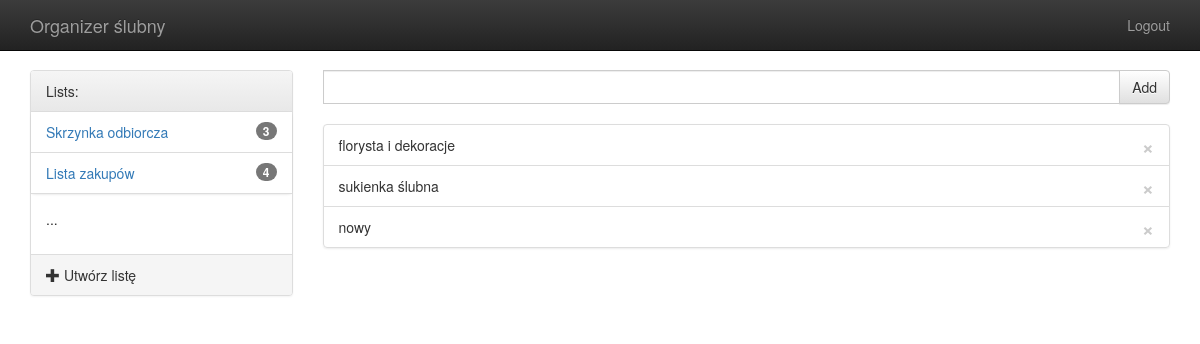
/ui/home (signed in), run on an earlier commit of the app's database.
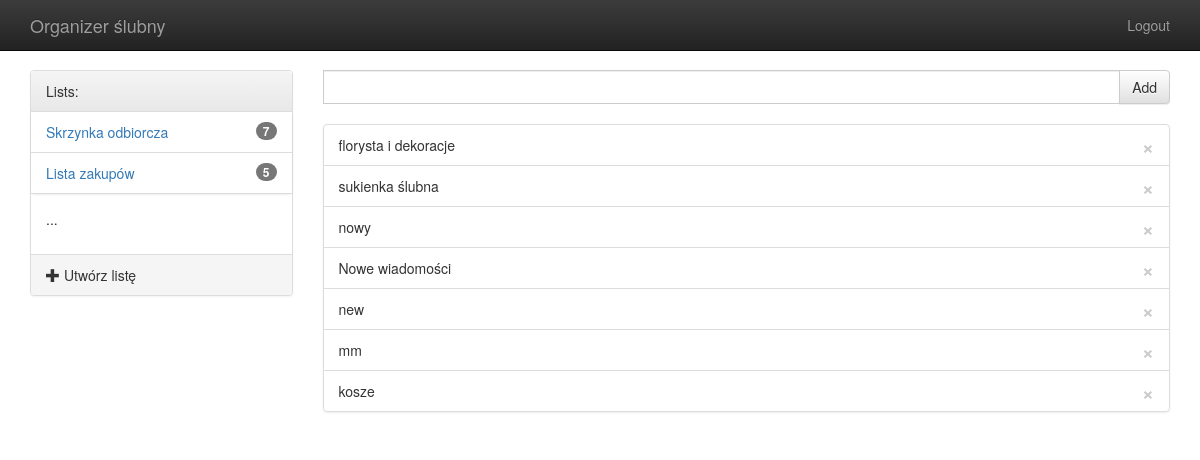
And on a later commit of the database.
### website/models.py (models this page shows, shortened)
class List(models.Model):
    user = models.ForeignKey(User, related_name="owner", on_delete=models.CASCADE)
    date = models.DateTimeField(auto_now_add=True)
    date = models.DateTimeField(auto_now=True)
    name = models.CharField(max_length=300, default="your list")

class Item(models.Model):
    text = models.CharField(max_length=300, default="", verbose_name="")
    date = models.DateTimeField(auto_now=True)
    list = models.ForeignKey(List, on_delete=models.CASCADE, related_name="table_items")
    marked = models.BooleanField(default=True)

### ui/views.py (the view)
# urls.py: 2. Add a URL to urlpatterns:  path('', views.home, name='home')
@login_required
def home(request):
    return open_list(request, 1)

### ui/forms.py
class AddItemForm(ModelForm):
    class Meta:
        model = Item
        exclude = ('date', 'marked', 'list')

### ui/views.py (called while the page is built)
@login_required
def open_list(request, list_id):
    form = AddItemForm()
    return  render(request, "ui/home.html",
                   {
                       'items': Item.objects.filter(list_id=list_id),
                       'count': Item.objects.filter(list_id=list_id).count(),
                       'lists': List.objects.all(),
                       'addItemForm' : form,
                       'list_id': list_id
                    })

### templates/ui/home.html (shortened to what this page needs)
{% extends "base.html" %}
{% load crispy_forms_tags %}
{% block content %}
<div class="row content">
    <div class="col-sm-3 sidenav btn-group-vertical">
        <div class="panel panel-default">
            <div class="panel-heading">
                Lists:
            </div>
            <ul class="list-group">
                {% for l in lists %}
                <li class="list-group-item">
                    <a href="{% url 'list_page' list_id=l.id %}">{{ l.name }}</a>
                    <span class="badge badge-default badge-pill">{{ l.table_items.count}}</span>
                </li>
                {% endfor %}
            </ul>
            <div class="panel-body">
                <p>...</p>
            </div>
            <div class="panel-footer onhover">
                <div data-toggle="modal" data-target="#myModal">
                    <span class="glyphicon glyphicon-plus" aria-hidden="true"></span>
                    Utwórz listę
                </div>
            </div>
        </div>
    </div>
    <div class="col-sm-9">
        <form method="POST" action="{% url 'add_item' list_id=list_id %}">
            <div class="input-group">
                {{ addItemForm | crispy }}
                <span class="input-group-btn">
                    <button class="btn btn-default" name="addItem" type="submit">Add</button>
                </span>
            </div>
        </form>
<br>
        <ul class="list-group">
            {% for i in items %}
            <li class="list-group-item">
                {{i.text}}
                <form method="POST" action="{% url 'delete_item' i.id list_id %}" style="display:inline">
                    <button type="submit" class="close" aria-label="Close">
                        <span aria-hidden="true">&times;</span>
                    </button>
                </form>
            </li>
            {% endfor %}
        </ul>
    </div>
</div>
{% endblock %}

### templates/base.html (shortened to what this page needs)
{% load staticfiles %}
<!doctype html>
 <html class="no-js" lang="">
    <head>
        <link rel="stylesheet" href="{% static 'css/bootstrap.min.css' %}">
        <link rel="stylesheet" href="{% static 'css/bootstrap-theme.min.css' %}">
        <link rel="stylesheet" href="{% static 'css/main.css' %}">
    </head>
    <body>
    <nav class="navbar navbar-inverse navbar-fixed-top" role="navigation">
      <div class="container">
        <div class="navbar-header">
          <a class="navbar-brand" href="/">Organizer ślubny</a>
        </div>
        <div id="navbar" class="navbar-collapse collapse">
           <ul class="nav navbar-nav navbar-right">
            {% if user.is_authenticated %}
                <li><a href="{% url 'logout' %}">Logout</a></li>
            {% else %}
                <li><a href="{% url 'login' %}">Login</a></li>
            {% endif %}
        </ul>
        </div>
      </div>
    </nav>
    <div class="container">
        {% block content %}
        {% endblock %}
    </div>
    </body>
</html>

### templates/base.html (style rules this page uses)
body { padding-top: 70px; padding-bottom: 20px; }

What changed in the data, as far as the page shows it:
computed for List "Skrzynka odbiorcza": table_items.count "3" → "7"
computed for List "Lista zakupów": table_items.count "4" → "5"
added Item: text "Nowe wiadomości"
added Item: text "new"
added Item: text "mm"
added Item: text "kosze"
